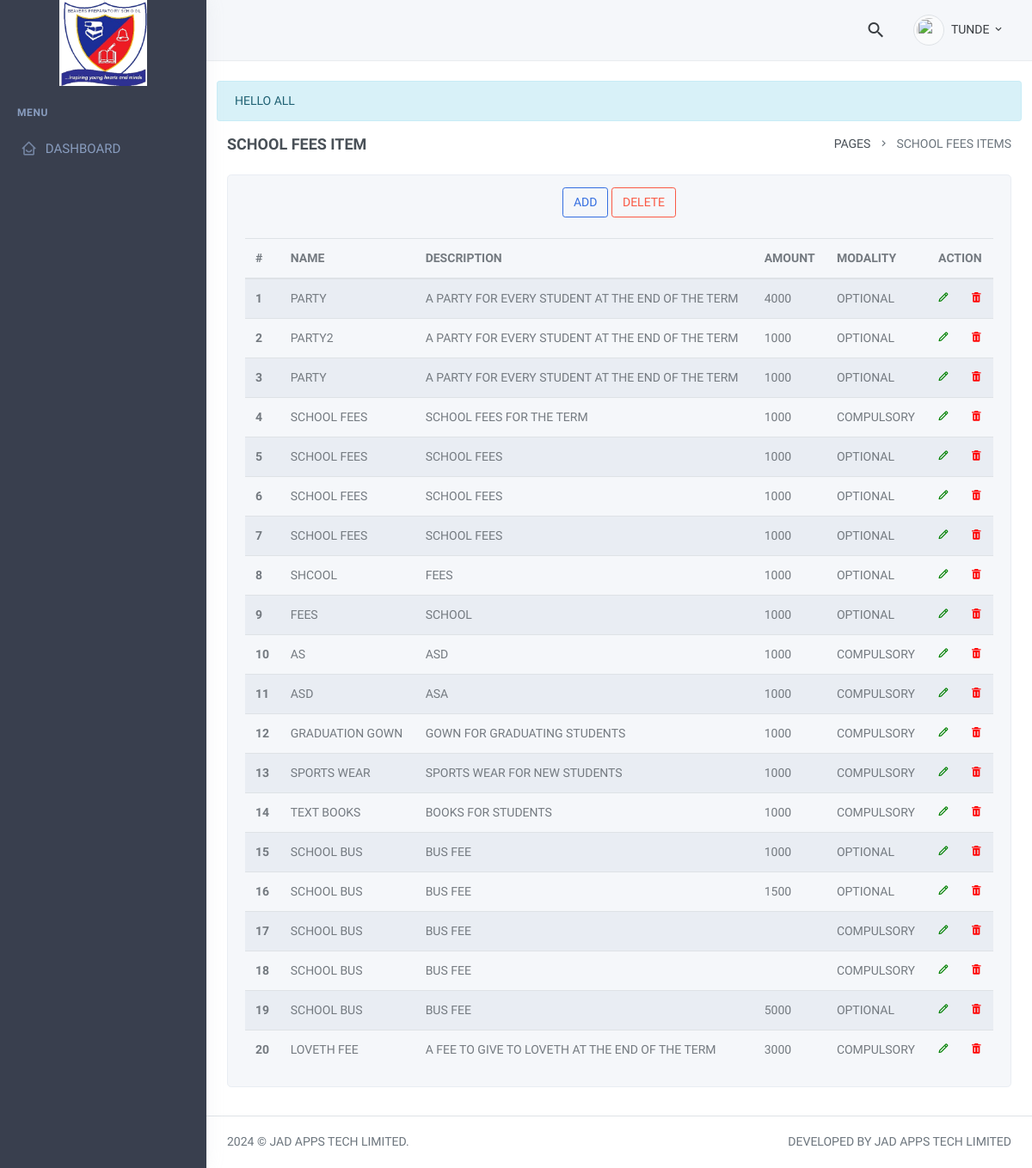
The app's page /public/school-fees-items.php (signed in) with its own data.
### tables this page shows
CREATE TABLE `communications` (
  `id` int NOT NULL AUTO_INCREMENT,
  `message` varchar(450) DEFAULT NULL,
  `exp_date` datetime DEFAULT NULL,
  `uploaded_by` varchar(45) DEFAULT NULL,
  `status` int DEFAULT '0',
  PRIMARY KEY (`id`)
);

CREATE TABLE `school_fees_items` (
  `id` int NOT NULL AUTO_INCREMENT,
  `schoolfeesitem` varchar(45) DEFAULT NULL,
  `description` varchar(450) DEFAULT NULL,
  `amount` varchar(45) DEFAULT NULL,
  `modality` varchar(45) DEFAULT NULL,
  `created_by` varchar(45) DEFAULT NULL,
  PRIMARY KEY (`id`),
  UNIQUE KEY `id_UNIQUE` (`id`)
);

### public/inc_communications.php (called while the page is built)
<?php
     $comm_query = "SELECT * FROM communications LIMIT 1";
     $result = mysqli_query($sqlConnection, $comm_query);
     if($result->num_rows > 0){
         $communication = $result->fetch_all(MYSQLI_ASSOC);
         return $communication[0]['message'];
     }
?>

### public/school-fees-items.php (the view, shortened to what this page needs)
<?php
    include "./inc/header.php";
    $query = "SELECT * FROM users WHERE id = ".$_SESSION['id'];
    $run_query = mysqli_query($sqlConnection, $query);
    $user = $run_query->fetch_all(MYSQLI_ASSOC);
    $query = 'SELECT * FROM school_fees_items';
    $run_query = mysqli_query($sqlConnection, $query);
    if($run_query->num_rows > 0){
        $result = $run_query->fetch_all(MYSQLI_ASSOC);
    }else{
        $result = "No data yet";
    }
?>
<body>
    <div id="layout-wrapper">
       <?php include "./inc/navbar.php"; ?>
        <div class="vertical-menu">
            <?php include "./inc/sidebar.php"; ?>
        </div>
        <div class="main-content">
            <div class="page-content">
               <?php include_once "communication_message.php"; ?>
                <div class="container-fluid">
                    <div class="row">
                        <div class="col-12">
                            <div class="page-title-box d-flex align-items-center justify-content-between">
                                <h4 class="mb-0 font-size-18">School Fees Item</h4>
                                <div class="page-title-right">
                                    <ol class="breadcrumb m-0">
                                        <li class="breadcrumb-item"><a href="javascript: void(0);">Pages</a></li>
                                        <li class="breadcrumb-item active">School Fees Items</li>
                                    </ol>
                                </div>
                            </div>
                        </div>
                    </div>
                </div>
                <div class="container">
                    <div class="row">
                    <div class="col-xl-12 col-md-12 col-sm-12">
                            <div class="card">
                                <div class="card-body">
                                    <p class="card-subtitle mb-4 text-center">
                                        <button type="button" class='btn btn-outline-primary  waves-effect waves-light' data-toggle="modal" data-target="#exampleModalCenter">Add</button>
                                        <button type="button" class='btn btn-outline-danger  waves-effect waves-light'>Delete</button>
                                    </p>
                                    <div class="table-responsive">
                                        <table class="table table-striped mb-0">
                                            <thead>
                                                <tr>
                                                    <th>#</th>
                                                    <th>Name</th>
                                                    <th>Description</th>
                                                    <th>Amount</th>
                                                    <th>Modality</th>
                                                    <th colspan='2' class='text-center'>Action</th>
                                                </tr>
                                            </thead>
                                            <tbody>
                                                <?php
                                                    for($i = 0, $j = 1; $i < count($result); $i++, $j++){
                                                        echo "
                                                        <tr>
                                                            <th scope='row'>{$j}</th>
                                                            <td>{$result[$i]['schoolfeesitem']}</td>
                                                            <td>{$result[$i]['description']}</td>
                                                            <td>{$result[$i]['amount']}</td>
                                                            <td>{$result[$i]['modality']}</td>
                                                            <td><i type='button' style='color:green;' class='bx bx-pencil editrow' data-toggle='modal' data-target='#updateform' data-id='{$result[$i]['id']}'></i></td>
                                                           ";
                                                           $re = (string)$result[$i]['id'];
                                                           echo "<td><a href='./inc/delete-school-fees-item-api.php?id=$re'><i type='button' style='color:red;' class='bx bxs-trash' id='deleteItem'></i></a></td>
                                                        </tr>
                                                        ";
                                                    }
                                                ?>
                                            </tbody>
                                        </table>
                                    </div>
                                </div>
                            </div>
                        </div>
                    </div>
                </div>
            </div>
          <?php include "./inc/footer.php"; ?>

### public/inc/header.php (shortened to what this page needs)
<!DOCTYPE html>
<html lang="en">
    <?php
        require_once "./inc/config.php";
    ?>
    <head>
        <link href="assets/css/bootstrap.min.css" rel="stylesheet" type="text/css" />
        <link href="assets/css/icons.min.css" rel="stylesheet" type="text/css" />
        <link href="assets/css/theme.min.css" rel="stylesheet" type="text/css" />
        <link href="../plugins/sweetalert2/sweetalert2.min.css" rel="stylesheet" type="text/css" />
    </head>
    <?php
        $username = $_SESSION["name"];
        $comm = include "inc_communications.php";
    ?>

### public/inc/navbar.php (shortened to what this page needs)
<header id="page-topbar">
    <div class="navbar-header">
        <div class="d-flex align-items-left">
            <div class="dropdown d-none d-sm-inline-block">
                <button type="button" class="btn header-item waves-effect" id="page-header-user-dropdown"
                    data-toggle="dropdown" aria-haspopup="true" aria-expanded="false">
                </button>
            </div>
        </div>
        <div class="d-flex align-items-center">
            <div class="dropdown d-none d-sm-inline-block ml-2">
                <button type="button" class="btn header-item noti-icon waves-effect"
                    id="page-header-search-dropdown" data-toggle="dropdown" aria-haspopup="true"
                    aria-expanded="false">
                    <i class="mdi mdi-magnify"></i>
                </button>
            </div>
            <div class="dropdown d-inline-block ml-2">
                <button type="button" class="btn header-item waves-effect" id="page-header-user-dropdown"
                    data-toggle="dropdown" aria-haspopup="true" aria-expanded="false">
                    <?php
                        if( $user[0]['photo'] == null){
                            echo "<img src=\"./inc/images/dummy_img.png\" alt=\"\" class=\"img-thumbnail rounded-circle header-profile-user\" \">";
                        }else{
                            echo "<img src=\"./inc/images/".$user[0]['photo']."\" alt=".$user[0]['name']." class=\"img-thumbnail rounded-circle header-profile-user\" \">";
                        }
                    ?>
                    <span class="d-none d-sm-inline-block ml-1"><?php echo ucwords($username); ?></span>
                    <i class="mdi mdi-chevron-down d-none d-sm-inline-block"></i>
                </button>
            </div>
        </div>
    </div>
</header>

### public/inc/sidebar.php (shortened to what this page needs)
<div data-simplebar class="h-100">
    <div class="navbar-brand-box">
        <a href="index.php" class="logo">
            <img src="assets/images/beavers_logo.png" style='min-width:6.25rem; min-height: 6.25rem; display: block; margin: auto; background-color: white;'/>
        </a>
    </div>
    <div id="sidebar-menu">
        <ul class="metismenu list-unstyled" id="side-menu">
            <li class="menu-title">Menu</li>
            <li>
                <a href="welcome.php" class="waves-effect"><i class='bx bx-home-smile'></i><span>Dashboard</span></a>
            </li>
        </ul>
    </div>
</div>

### public/communication_message.php (shortened to what this page needs)
<?php
    if($comm != 1){
    echo"<div class='alert alert-info alert-dismissible fade show mb-3' role='alert'>
            $comm";
        ?>
    </div>
<?php
    }else{
        echo "<div></div>";
    }
?>

### public/inc/footer.php (shortened to what this page needs)
<footer class="footer">
                <div class="container-fluid">
                    <div class="row">
                        <div class="col-sm-6">
                            <?php echo date('Y');?> © Jad Apps Tech Limited.
                        </div>
                        <div class="col-sm-6">
                            <div class="text-sm-right d-none d-sm-block">
                                Developed by Jad Apps Tech Limited
                            </div>
                        </div>
                    </div>
                </div>
            </footer>
        </div>
    </div>
</body>
</html>

### public/inc/header.php (style rules this page uses)
* { text-transform: uppercase !important; }

### public/school-fees-items.php (style rules this page uses)
td { text-transform: capitalize; }

### records on screen
communications: message "HELLO ALL"
school_fees_items: schoolfeesitem "PARTY", description "A PARTY FOR EVERY STUDENT AT THE END OF THE TERM", amount "4000", modality "OPTIONAL"
school_fees_items: schoolfeesitem "PARTY2", description "A PARTY FOR EVERY STUDENT AT THE END OF THE TERM", amount "1000", modality "OPTIONAL"
school_fees_items: schoolfeesitem "PARTY", description "A PARTY FOR EVERY STUDENT AT THE END OF THE TERM", amount "1000", modality "OPTIONAL"
school_fees_items: schoolfeesitem "SCHOOL FEES", description "SCHOOL FEES FOR THE TERM", amount "1000", modality "COMPULSORY"
school_fees_items: schoolfeesitem "SCHOOL FEES", description "SCHOOL FEES", amount "1000", modality "OPTIONAL"
school_fees_items: schoolfeesitem "SCHOOL FEES", description "SCHOOL FEES", amount "1000", modality "OPTIONAL"
school_fees_items: schoolfeesitem "SCHOOL FEES", description "SCHOOL FEES", amount "1000", modality "OPTIONAL"
school_fees_items: schoolfeesitem "SHCOOL", description "FEES", amount "1000", modality "OPTIONAL"
school_fees_items: schoolfeesitem "FEES", description "SCHOOL", amount "1000", modality "OPTIONAL"
school_fees_items: schoolfeesitem "AS", description "ASD", amount "1000", modality "COMPULSORY"
school_fees_items: schoolfeesitem "ASD", description "ASA", amount "1000", modality "COMPULSORY"
school_fees_items: schoolfeesitem "GRADUATION GOWN", description "GOWN FOR GRADUATING STUDENTS", amount "1000", modality "COMPULSORY"
school_fees_items: schoolfeesitem "SPORTS WEAR", description "SPORTS WEAR FOR NEW STUDENTS", amount "1000", modality "COMPULSORY"
school_fees_items: schoolfeesitem "TEXT BOOKS", description "BOOKS FOR STUDENTS", amount "1000", modality "COMPULSORY"
school_fees_items: schoolfeesitem "SCHOOL BUS", description "BUS FEE", amount "1000", modality "OPTIONAL"
school_fees_items: schoolfeesitem "SCHOOL BUS", description "BUS FEE", amount "1500", modality "OPTIONAL"
school_fees_items: schoolfeesitem "SCHOOL BUS", description "BUS FEE", modality "COMPULSORY"
school_fees_items: schoolfeesitem "SCHOOL BUS", description "BUS FEE", modality "COMPULSORY"
school_fees_items: schoolfeesitem "SCHOOL BUS", description "BUS FEE", amount "5000", modality "OPTIONAL"
school_fees_items: schoolfeesitem "LOVETH FEE", description "A FEE TO GIVE TO LOVETH AT THE END OF THE TERM", amount "3000", modality "COMPULSORY"

### other values on screen
$username "TUNDE"
